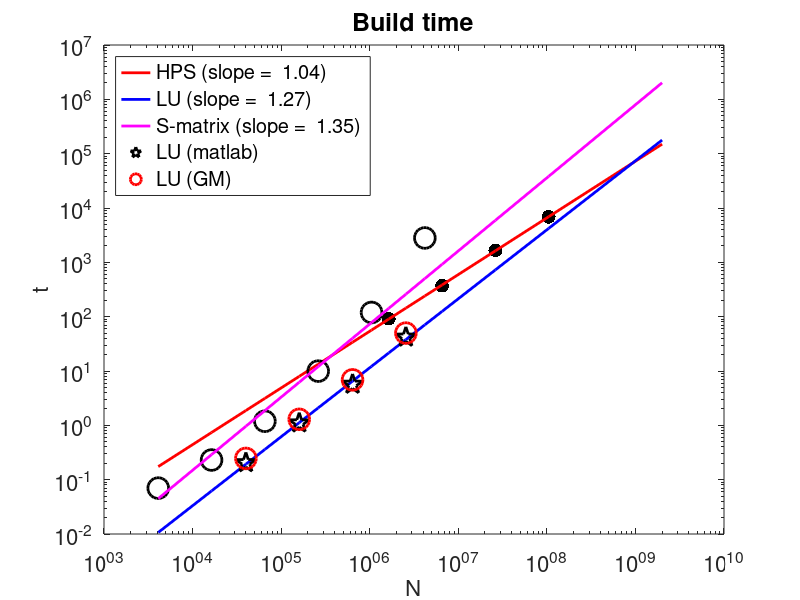
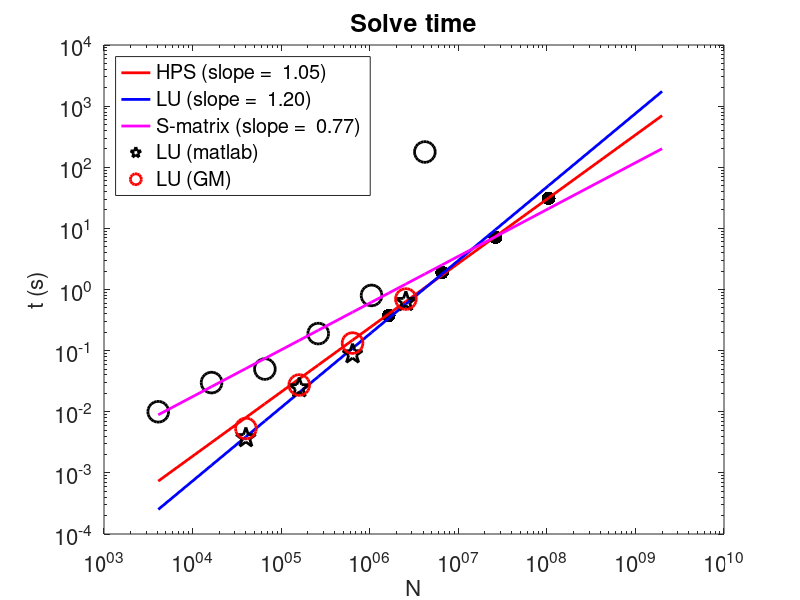

The MATLAB source for these figures, in order:
function test_solve()

close all

% Data from Gillman/Martisson paper
N_gaussian = [ 174720,  693504,  2763264,  11031552];  % Number of Gaussian pts.
N_tot      = [1815681, 7252225, 28987905, 115909633];  % Gaussian + Chebyshev

q = 21;          % Number of Gauss points on a side
p = 21;          % Number of Chebyshev nodes 
m = 0.5*(-1 + sqrt(1 + 2*N_gaussian/q));   % Number of leaf boxes on a side
L = log2(m);     % number of levels

% N_cheby = (# boxes)*(interior pts/box + pts on left/bottom edges/box) + 
%         (pts across top edge/domain) + (pts across right edge/domain) +
%         (pt at upper right corner/domain).
N_cheby = ((p-1)*2.^L).^2 + 2*(p-1)*2.^L + 1;
N_check = N_cheby + N_gaussian - N_tot;  
if (N_check ~= 0)
    error('Point count in HPS method is not correct');
end

Nvec_hps = N_cheby;   % Compare to FD discretizations, below.

t_hps_build = [91.68, 371.15, 1661.97, 6894.31];  % Build Ainv operator?
t_hps_solve = [0.34, 1.803, 6.97, 30.67];   % Build Ainv?
t_hps_apply = [0.035,0.104, 0.168, 0.367];  % Apply Ainv? 

t_hps{1} = t_hps_build;
t_hps{2} = t_hps_solve + t_hps_apply;

% ---------------------
% Timing data (matlab)
% ---------------------

load time_matlab_data;     % t_matlab_build, t_matlab_solve

Nvec_matlab = [40000, 160000, 640000, 2560000];    % == N^2

t_matlab{1} = t_matlab_build;
t_matlab{2} = t_matlab_solve;

t_matlab_gm{1} = [2.46e-1, 1.29, 6.87, 49.86];
t_matlab_gm{2} = [5.32e-3, 2.74e-2, 1.33e-1, 6.98e-1]; 


% ---------------
% From CBMS code
% ---------------

% nleaf = 5
Nvec_smatrix = [1600, 6400, 25600, 102400, 409600, 1638400];  % == N^2

t_smatrix{1} = [0.06, 0.09, 0.58, 5.11, 77.1, 1861.73];
t_smatrix{2} = [0.01, 0.02, 0.07, 0.26,  1.03,    6.50];

%{
% nleaf = 8
Nvec_smatrix = [4096, 16384, 65536, 262144, 1048576];
t_smatrix{1} = [0.04, 0.20, 1.51, 19.63, 313.64];
t_smatrix{2} = [0.01, 0.02, 0.09,  0.35,   1.50];
%}

% nleaf = 16; L = 2,3,4,5,6,7
% Memory for last solve : 19574421/1024^2 = 18GB - so timing is
% terrible.
Nvec_smatrix = [4096, 16384, 65536, 262144, 1048576, 4194304];
t_smatrix{1} = [0.07, 0.23, 1.19, 9.95, 119.48, 2810.22];
t_smatrix{2} = [0.01, 0.03, 0.05, 0.19, 0.80, 177.75];

%{
% nleaf incerases; keep level fixed at 4
Nvec_smatrix = [4096, 16384, 65536, 262144, 1048576];
t_smatrix{1} = [0.13, 0.21, 1.19, 11.86, 394.56];
t_smatrix{2} = [0.03, 0.03, 0.05,  0.30, 304.16];
%}


% ---------------
% Plot build data16384
% ---------------

Nvec_all = sort([Nvec_matlab Nvec_hps Nvec_smatrix 2e9]);


hd = zeros(1,4);
for i = 1:2   % Build and solve
    figure(i);
    clf
    
    % HPS
    loglog(Nvec_hps,t_hps{i},'k.','markersize',30);
    p_hps{i} = polyfit(log(Nvec_hps),log(t_hps{i}),1);
    hold on;
    hd(1) = loglog(Nvec_all,exp(polyval(p_hps{i},log(Nvec_all))),'r-','linewidth',2);
    lstr{1} = sprintf('HPS (slope = %5.2f)',p_hps{i}(1));


    % Matlab
    hold on;
    p_lu{i} = polyfit(log(Nvec_matlab),log(t_matlab{i}),1);
    hd(2) = loglog(Nvec_all,exp(polyval(p_lu{i},log(Nvec_all))),'b','linewidth',2);
    lstr{2} = sprintf('LU (slope = %5.2f)',p_lu{i}(1));

    % Smatrix (from CBMS code main01.m)    
    idstart = 1;
    idend = 5;
    loglog(Nvec_smatrix,t_smatrix{i},'ok','markersize',15,'linewidth',2);
    p_smatrix{i} = polyfit(log(Nvec_smatrix(idstart:5)),...
        log(t_smatrix{i}(idstart:5)),1);
    hd(3) = loglog(Nvec_all,exp(polyval(p_smatrix{i},log(Nvec_all))),...
        'm','linewidth',2);
    lstr{3} = sprintf('S-matrix (slope = %5.2f)',p_smatrix{i}(1));
    
    % Matlab data
    hd(4) = loglog(Nvec_matlab,t_matlab{i},'pk','markersize',15,'linewidth',2);
    lstr{4} = 'LU (matlab)';

    
    
    % Reference data
    hd(5) = loglog(Nvec_matlab, t_matlab_gm{i},'ro','markersize',15,'linewidth',2);
    lstr{5} = 'LU (GM)';
        
    
    lh = legend(hd,lstr);
    set(lh,'fontsize',16,'location','northwest');
    set(lh,'AutoUpdate','off');

    set(gca,'fontsize',16);
end

figure(1)
title('Build time','fontsize',18);
xlabel('N','fontsize',16);
ylabel('t','fontsize',16);

figure(2)
title('Solve time','fontsize',18);
xlabel('N','fontsize',16);
ylabel('t (s)','fontsize',16);


shg


% ------------------
% Print out results
% ------------------

set(lh,'AutoUpdate','off');
levels = L;

l = double('-')*ones(1,55);
header_str = sprintf('%16s %12s %12s %12s','N (L)','HPS','LU (est)','S-matrix');

%%
% Build times
fprintf('%s\n',l);
fprintf('%s (q = p = %d; N = # leaf boxes)\n','Build times',q);
fprintf('%s\n',header_str);
fprintf('%s\n',l);
for i = 1:length(N_gaussian)
    N = Nvec_hps(i);
    lu_est = exp(polyval(p_lu{1},log(N)));
    smatrix_est = exp(polyval(p_smatrix{1},log(N)));
    fprintf('%12d (%d) %12.2f %12.2f %12.2f\n',N,L(i),t_hps_build(i),lu_est,smatrix_est);
    figure(1);
    hold on;
%     loglog(N,lu_est,'kp','markersize',15);
end
fprintf('%s\n',l);

%%
% Solve times
fprintf('%s\n',l);
fprintf('%s (q = p = %d; N = # leaf boxes)\n','Solve times',q);
fprintf('%s\n',header_str);
fprintf('%s\n',l);
for i = 1:length(N_gaussian)
    N = Nvec_hps(i);
    lu_est = exp(polyval(p_lu{2},log(N)));
    smatrix_est = exp(polyval(p_smatrix{2},log(N)));
    fprintf('%12d (%d) %12.2f %12.2f %12.2f\n',N,L(i),t_hps_solve(i),lu_est,smatrix_est);
    figure(2);
    hold on;
%     loglog(N,lu_est,'kp','markersize',15);
end
fprintf('%s\n',l);

end



  

